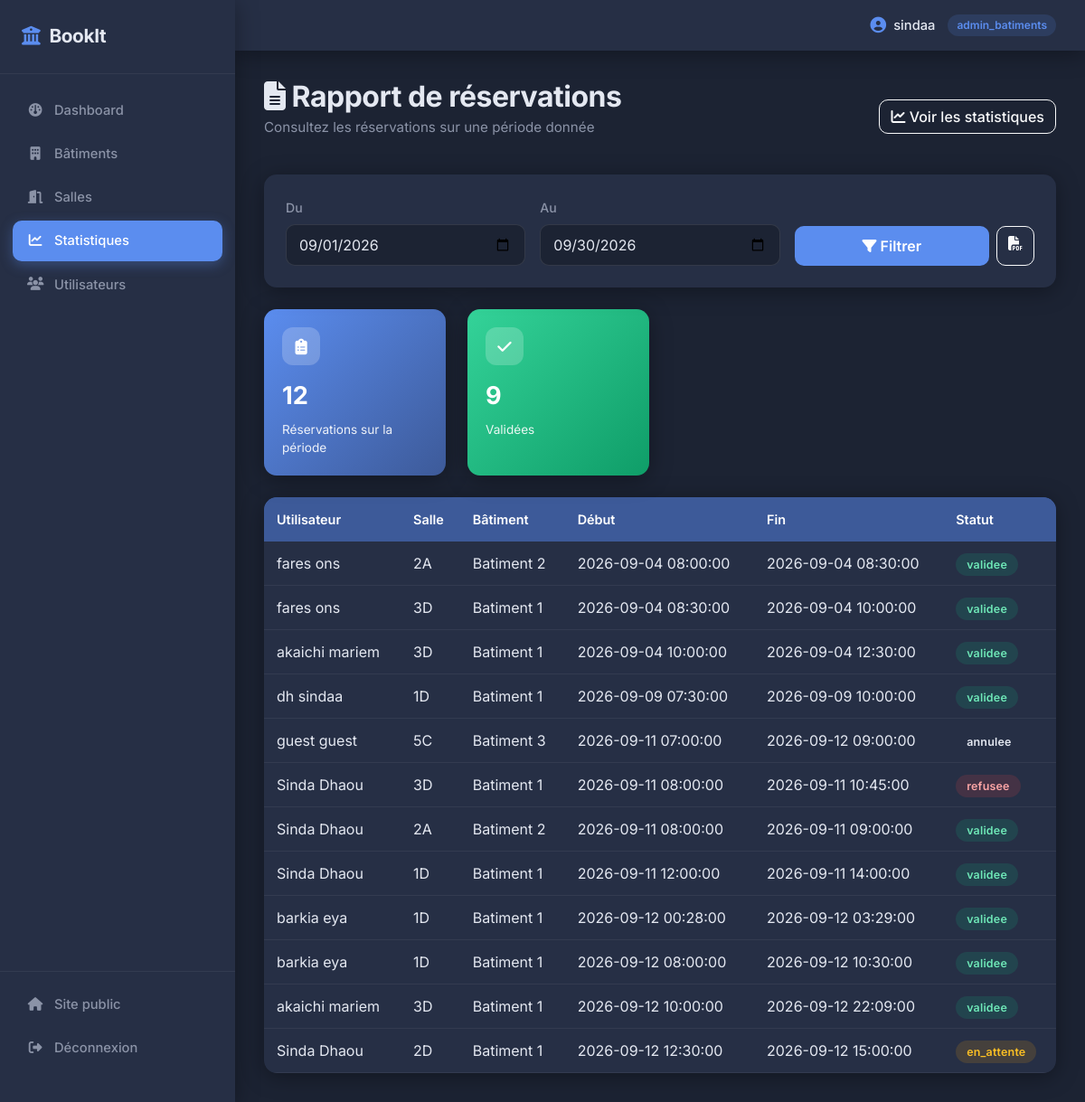
The app's page /public/index.php?controller=statistique&action=rapport (signed in) with its own data.
### tables this page shows
CREATE TABLE `reservations` (
  `id` int(11) NOT NULL,
  `salle_id` int(11) NOT NULL,
  `utilisateur_id` int(11) NOT NULL,
  `date_debut` datetime NOT NULL,
  `date_fin` datetime NOT NULL,
  `motif` varchar(255) DEFAULT NULL,
  `statut` enum('en_attente','validee','refusee','annulee') DEFAULT 'en_attente',
  `created_at` timestamp NOT NULL DEFAULT current_timestamp()
);

CREATE TABLE `utilisateurs` (
  `id` int(11) NOT NULL,
  `nom` varchar(100) NOT NULL,
  `prenom` varchar(100) NOT NULL,
  `email` varchar(150) NOT NULL,
  `password` varchar(255) NOT NULL,
  `role` enum('admin_batiments','gestionnaire','utilisateur') NOT NULL DEFAULT 'utilisateur',
  `created_at` timestamp NOT NULL DEFAULT current_timestamp()
);

CREATE TABLE `salles` (
  `id` int(11) NOT NULL,
  `etage_id` int(11) NOT NULL,
  `nom` varchar(100) NOT NULL,
  `capacite` int(11) NOT NULL,
  `equipements` varchar(255) DEFAULT NULL,
  `localisation` varchar(150) DEFAULT NULL,
  `statut` enum('disponible','maintenance','indisponible') DEFAULT 'disponible'
);

CREATE TABLE `batiments` (
  `id` int(11) NOT NULL,
  `nom` varchar(100) NOT NULL,
  `adresse` varchar(255) DEFAULT NULL
);

### app/controllers/StatistiqueController.php (called while the page is built, shortened)
<?php
require_once __DIR__ . '/../models/Reservation.php';
class StatistiqueController
{
    private Reservation $reservationModel;
    public function __construct()
    {
        $this->reservationModel = new Reservation();
    }
    public function rapport(): void
    {
        $dateDebut = $_GET['date_debut'] ?? date('Y-m-01');
        $dateFin = $_GET['date_fin'] ?? date('Y-m-t');
        $reservations = $this->reservationModel->getByPeriod($dateDebut . ' 00:00:00', $dateFin . ' 23:59:59');
        require __DIR__ . '/../views/backend/statistiques/rapport.php';
    }
}

### public/index.php (called while the page is built, shortened)
<?php
$action = $_GET['action'] ?? 'index';
$controller = new $controllerClass();
$controller->$action();

### app/models/Model.php (called while the page is built, shortened)
<?php
require_once __DIR__ . '/../../config/db.php';
abstract class Model
{
    public function __construct()
    {
        $db = new Database();
        $this->pdo = $db->connect();
    }
}

### config/db.php (called while the page is built)
<?php
class Database
{
    private string $host = 'localhost';
    private string $dbname = 'reservation_salles';
    private string $username = 'root';
    private string $password = '';
    private ?PDO $connection = null;
    public function connect(): PDO
    {
        if ($this->connection === null) {
            try {
                $dsn = "mysql:host={$this->host};dbname={$this->dbname};charset=utf8mb4";
                $this->connection = new PDO($dsn, $this->username, $this->password);
                $this->connection->setAttribute(PDO::ATTR_ERRMODE, PDO::ERRMODE_EXCEPTION);
                $this->connection->setAttribute(PDO::ATTR_DEFAULT_FETCH_MODE, PDO::FETCH_ASSOC);
            } catch (PDOException $e) {
                die("Erreur de connexion à la base de données : " . $e->getMessage());
            }
        }
        return $this->connection;
    }
}

### app/models/Reservation.php (called while the page is built, shortened)
<?php
require_once __DIR__ . '/Model.php';
class Reservation extends Model
{
    public function getByPeriod(string $dateDebut, string $dateFin): array
    {
        $sql = "SELECT r.*, s.nom AS salle_nom, b.nom AS batiment_nom, u.nom AS user_nom, u.prenom AS user_prenom
                FROM reservations r
                JOIN salles s ON r.salle_id = s.id
                JOIN etages e ON s.etage_id = e.id
                JOIN batiments b ON e.batiment_id = b.id
                JOIN utilisateurs u ON r.utilisateur_id = u.id
                WHERE r.date_debut >= :date_debut AND r.date_debut <= :date_fin
                ORDER BY r.date_debut ASC";
        $stmt = $this->pdo->prepare($sql);
        $stmt->execute(['date_debut' => $dateDebut, 'date_fin' => $dateFin]);
        return $stmt->fetchAll();
    }
}

### app/views/backend/statistiques/rapport.php (the view, shortened to what this page needs)
<?php require __DIR__ . '/../layout_header.php'; ?>
<div class="d-flex justify-content-between align-items-center mb-4 flex-wrap gap-2">
    <div>
        <h2 class="page-title"><i class="fa-solid fa-file-lines"></i> Rapport de réservations</h2>
        <p class="page-subtitle">Consultez les réservations sur une période donnée</p>
    </div>
    <a href="index.php?controller=statistique&action=index" class="btn btn-outline-light">
        <i class="fa-solid fa-chart-line"></i> Voir les statistiques
    </a>
</div>
<div class="card p-4 mb-4">
    <form action="index.php" method="GET" class="row g-3 align-items-end">
        <div class="col-md-4">
            <label class="form-label">Du</label>
            <input type="date" name="date_debut" class="form-control" value="<?= htmlspecialchars($dateDebut) ?>">
        </div>
        <div class="col-md-4">
            <label class="form-label">Au</label>
            <input type="date" name="date_fin" class="form-control" value="<?= htmlspecialchars($dateFin) ?>">
        </div>
        <div class="col-md-4 d-flex gap-2">
            <button type="submit" class="btn btn-primary flex-fill">
                <i class="fa-solid fa-filter"></i> Filtrer
            </button>
            <a href="index.php?controller=statistique&action=exportPdf&date_debut=<?= urlencode($dateDebut) ?>&date_fin=<?= urlencode($dateFin) ?>"
               class="btn btn-outline-light" title="Exporter en PDF">
                <i class="fa-solid fa-file-pdf"></i>
            </a>
        </div>
    </form>
</div>
<?php
$totalPeriode = count($reservations);
$valideesPeriode = count(array_filter($reservations, fn($r) => $r['statut'] === 'validee'));
?>
<div class="row g-4 mb-4">
    <div class="col-sm-6 col-lg-3">
        <div class="stat-card-color stat-blue">
            <div class="stat-icon"><i class="fa-solid fa-clipboard-list"></i></div>
            <div class="stat-value"><?= $totalPeriode ?></div>
            <div class="stat-label">Réservations sur la période</div>
        </div>
    </div>
    <div class="col-sm-6 col-lg-3">
        <div class="stat-card-color stat-green">
            <div class="stat-icon"><i class="fa-solid fa-check"></i></div>
            <div class="stat-value"><?= $valideesPeriode ?></div>
            <div class="stat-label">Validées</div>
        </div>
    </div>
</div>
<?php if (empty($reservations)): ?>
    <div class="card">
        <div class="empty-state">
            <i class="fa-solid fa-calendar-xmark"></i>
            <p>Aucune réservation sur cette période.</p>
        </div>
    </div>
<?php else: ?>
<div class="table-responsive">
    <table class="table align-middle">
        <thead>
        <tr>
            <th>Utilisateur</th>
            <th>Salle</th>
            <th>Bâtiment</th>
            <th>Début</th>
            <th>Fin</th>
            <th>Statut</th>
        </tr>
        </thead>
        <tbody>
        <?php foreach ($reservations as $r): ?>
        <tr>
            <td><?= htmlspecialchars($r['user_prenom'] . ' ' . $r['user_nom']) ?></td>
            <td><?= htmlspecialchars($r['salle_nom']) ?></td>
            <td><?= htmlspecialchars($r['batiment_nom']) ?></td>
            <td><?= htmlspecialchars($r['date_debut']) ?></td>
            <td><?= htmlspecialchars($r['date_fin']) ?></td>
            <td><span class="badge-statut badge-<?= htmlspecialchars($r['statut']) ?>"><?= htmlspecialchars($r['statut']) ?></span></td>
        </tr>
        <?php endforeach; ?>
        </tbody>
    </table>
</div>
<?php endif; ?>
<?php require __DIR__ . '/../layout_footer.php'; ?>

### public/css/backend.css (style rules this page uses)
:root { --slate: #1c2333; --slate-light: #262f45; --slate-lighter: #313c56; --accent: #5b8def; --accent-soft: #3d5a99; --text: #e4e8f1; --muted: #8b93a7; --radius: 14px; --shadow: 0 4px 24px rgba(0, 0, 0, 0.35); }
* { box-sizing: border-box; }
body { font-family: 'Inter', sans-serif; background: var(--slate); color: var(--text); min-height: 100vh; }
.page-title { font-weight: 700; letter-spacing: -0.5px; color: var(--text); margin-bottom: 4px; }
.page-subtitle { color: var(--muted); font-size: 0.95rem; }
.card { background: var(--slate-light); border: none; border-radius: var(--radius); box-shadow: var(--shadow); color: var(--text); }
.table-responsive { border-radius: var(--radius); box-shadow: var(--shadow); }
.table { background: var(--slate-light); border-radius: var(--radius); overflow: hidden; color: var(--text); margin-bottom: 0; }
.table thead { background: var(--accent-soft); }
.table th { font-weight: 600; border: none; padding: 14px; color: white; font-size: 0.9rem; }
.table td { padding: 12px 14px; vertical-align: middle; border-color: rgba(255, 255, 255, 0.06); }
.form-label { font-weight: 500; color: var(--muted); font-size: 0.88rem; }
.form-control, .form-select { background: var(--slate); border: 1.5px solid rgba(255, 255, 255, 0.1); color: var(--text); border-radius: 10px; padding: 10px 14px; }
.form-control::placeholder { color: #5b6478; }
.btn-primary { background: var(--accent); border: none; border-radius: 10px; padding: 10px 20px; font-weight: 600; transition: background 0.2s ease, transform 0.15s ease; }
.btn-outline-light { border-radius: 10px; font-weight: 500; }
.badge-statut { padding: 5px 12px; border-radius: 20px; font-weight: 600; font-size: 0.78rem; letter-spacing: 0.2px; }
.badge-en_attente { background: rgba(245, 158, 11, 0.15); color: #fbbf24; }
.badge-validee { background: rgba(16, 185, 129, 0.15); color: #6ee7b7; }
.badge-refusee { background: rgba(239, 68, 68, 0.15); color: #fca5a5; }
a { color: var(--accent); text-decoration: none; font-weight: 500; }
.stat-card-color { border-radius: var(--radius); box-shadow: var(--shadow); padding: 20px; color: white; display: flex; flex-direction: column; gap: 6px; height: 100%; }
.stat-card-color .stat-icon { width: 42px; height: 42px; border-radius: 12px; background: rgba(255, 255, 255, 0.2); display: flex; align-items: center; justify-content: center; font-size: 1.1rem; margin-bottom: 8px; }
.stat-card-color .stat-value { font-size: 1.7rem; font-weight: 700; }
.stat-card-color .stat-label { font-size: 0.85rem; opacity: 0.9; }
.stat-blue { background: linear-gradient(135deg, #5b8def, #3d5a99); }
.stat-green { background: linear-gradient(135deg, #34d399, #0f9d68); }
.table { background-color: var(--slate-light) !important; color: var(--text) !important; }
.table > :not(caption) > * > * { background-color: transparent !important; color: var(--text) !important; border-bottom-color: rgba(255, 255, 255, 0.06) !important; box-shadow: none !important; }
.table thead th { background-color: var(--accent-soft) !important; color: #ffffff !important; border: none !important; }

### records on screen
reservations: utilisateur.nom "fares ons", salle.nom "2A", batiments.nom "Batiment 2", date_debut "2026-09-04 08:00:00", date_fin "2026-09-04 08:30:00", statut "validee"
reservations: utilisateur.nom "fares ons", salle.nom "3D", batiments.nom "Batiment 1", date_debut "2026-09-04 08:30:00", date_fin "2026-09-04 10:00:00", statut "validee"
reservations: utilisateur.nom "akaichi mariem", salle.nom "3D", batiments.nom "Batiment 1", date_debut "2026-09-04 10:00:00", date_fin "2026-09-04 12:30:00", statut "validee"
reservations: utilisateur.nom "dh sindaa", salle.nom "1D", batiments.nom "Batiment 1", date_debut "2026-09-09 07:30:00", date_fin "2026-09-09 10:00:00", statut "validee"
reservations: utilisateur.nom "guest guest", salle.nom "5C", batiments.nom "Batiment 3", date_debut "2026-09-11 07:00:00", date_fin "2026-09-12 09:00:00", statut "annulee"
reservations: utilisateur.nom "Sinda Dhaou", salle.nom "3D", batiments.nom "Batiment 1", date_debut "2026-09-11 08:00:00", date_fin "2026-09-11 10:45:00", statut "refusee"
reservations: utilisateur.nom "Sinda Dhaou", salle.nom "2A", batiments.nom "Batiment 2", date_debut "2026-09-11 08:00:00", date_fin "2026-09-11 09:00:00", statut "validee"
reservations: utilisateur.nom "Sinda Dhaou", salle.nom "1D", batiments.nom "Batiment 1", date_debut "2026-09-11 12:00:00", date_fin "2026-09-11 14:00:00", statut "validee"
reservations: utilisateur.nom "barkia eya", salle.nom "1D", batiments.nom "Batiment 1", date_debut "2026-09-12 00:28:00", date_fin "2026-09-12 03:29:00", statut "validee"
reservations: utilisateur.nom "barkia eya", salle.nom "1D", batiments.nom "Batiment 1", date_debut "2026-09-12 08:00:00", date_fin "2026-09-12 10:30:00", statut "validee"
reservations: utilisateur.nom "akaichi mariem", salle.nom "3D", batiments.nom "Batiment 1", date_debut "2026-09-12 10:00:00", date_fin "2026-09-12 22:09:00", statut "validee"
reservations: utilisateur.nom "Sinda Dhaou", salle.nom "2D", batiments.nom "Batiment 1", date_debut "2026-09-12 12:30:00", date_fin "2026-09-12 15:00:00", statut "en_attente"

### other values on screen
$_SESSION['user_nom'] "sindaa"
$_SESSION['user_role'] "admin_batiments"
$totalPeriode "12"
$valideesPeriode "9"
